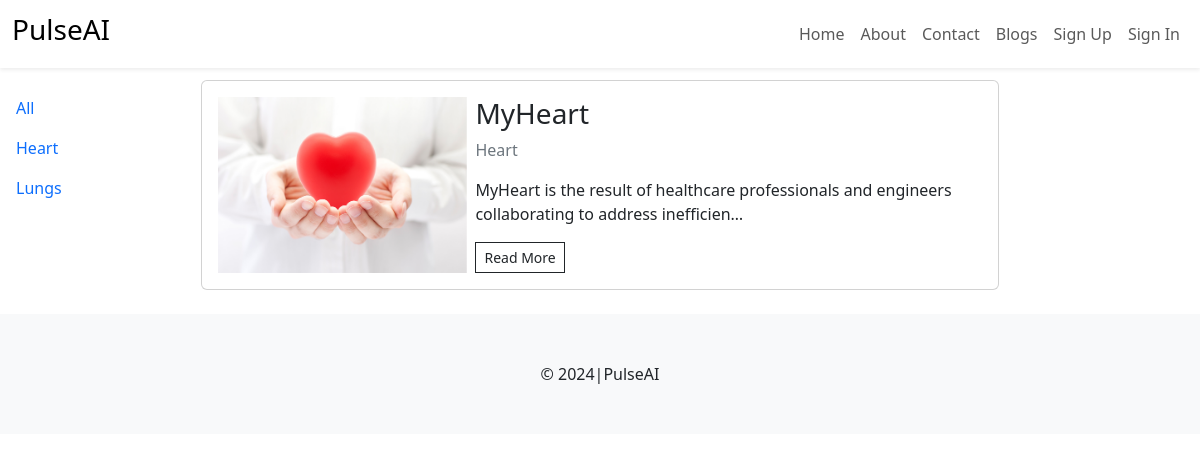
/blog_cat/1/, run on the app's committed database.
### blog/models.py (models this page shows, shortened)
class BlogCategory(models.Model):
      category = models.CharField(max_length=255)
      class Meta:
            verbose_name_plural = "Blog Categories"
      def __str__(self):
            return self.category

class Blog(models.Model):
      category = models.ForeignKey(BlogCategory, on_delete=models.DO_NOTHING)
      title = models.CharField(max_length=500)
      content = models.TextField()
      primary_photo = models.ImageField(upload_to="blog_images")
      yt_video_id = models.CharField(max_length=255, blank=True)
      publish = models.BooleanField(default=True)
      created_at = models.DateTimeField(auto_now_add=True)
      update_at = models.DateTimeField(auto_now=True)

### blog/views.py (the view)
# urls.py: path("blog_cat/<int:cid>/", views.all_blogs, name="blog_cat"),
def all_blogs(request, cid=0):
      blogs = Blog.objects.all()
      blogs = Blog.objects.filter(publish=True).order_by('-update_at')
      if cid == 0:
            blogs = Blog.objects.filter(publish=True).order_by('-update_at')
      else:
            blogs = Blog.objects.filter(publish=True, category=cid).order_by('-update_at')
      categories = BlogCategory.objects.all().order_by('category')
      context = {
            'blogs': blogs,
            'categories' : categories
      }
      return render(request, 'blog/blog.html', context)

### templates/blog/blog.html (shortened to what this page needs)
{% extends "layout.html" %}
{% load static %}
{% block content %}
      <div class="row g-2">
            <div class="col-md-2">
                  <div class="sidebar-wrapper d-flex justify-content-between">
                  <div class="sidebar-menu p-3 d-none d-md-block" id="sidebar-menu">
                        <ul class="list-unstyled">
                              <li class="py-2">
                              <a href="{% url 'blogs' %}" class="text-decoration-none">All</a>
                              </li>
                        {% for c in categories %}
                        <li class="py-2">
                              <a href="{% url 'blog_cat' c.id %}"class="text-decoration-none">{{c}}</a>
                        </li>
                        {% endfor %}
                        </ul>
                  </div>
            </div>
            </div>
            <div class="col-md-8">
            {% for blog in blogs %}
                  <div class="card my-2">
                        <div class="card-body">
                              <div class="row g-2">
                              <div class="col-md-4">
                                    <img src="{{blog.primary_photo.url}}" class="img-fluid h-100">
                              </div>
                              <div class="col-md-8">
                                    <h3>{{blog.title}}</h3>
                                    <p class="text-secondary">{{blog.category}}</p>
                                    <p>{{blog.content|safe|truncatechars_html:"100"}}</p>
                                    <a href="{% url 'blog' blog.id %}" class="btn btn-sm btn-outline-dark rounded-0">Read More</a>
                              </div>
                        </div>
                  </div>
            </div>
            {% endfor %}
      </div>
</div>
{% endblock %}

### data on the page
BlogCategory: category "Heart"
BlogCategory: category "Lungs"
Blog: primary_photo (picture), title "MyHeart", category "Heart", content "MyHeart is the result of healthcare professionals and engineers collaborating to address inefficien…"
